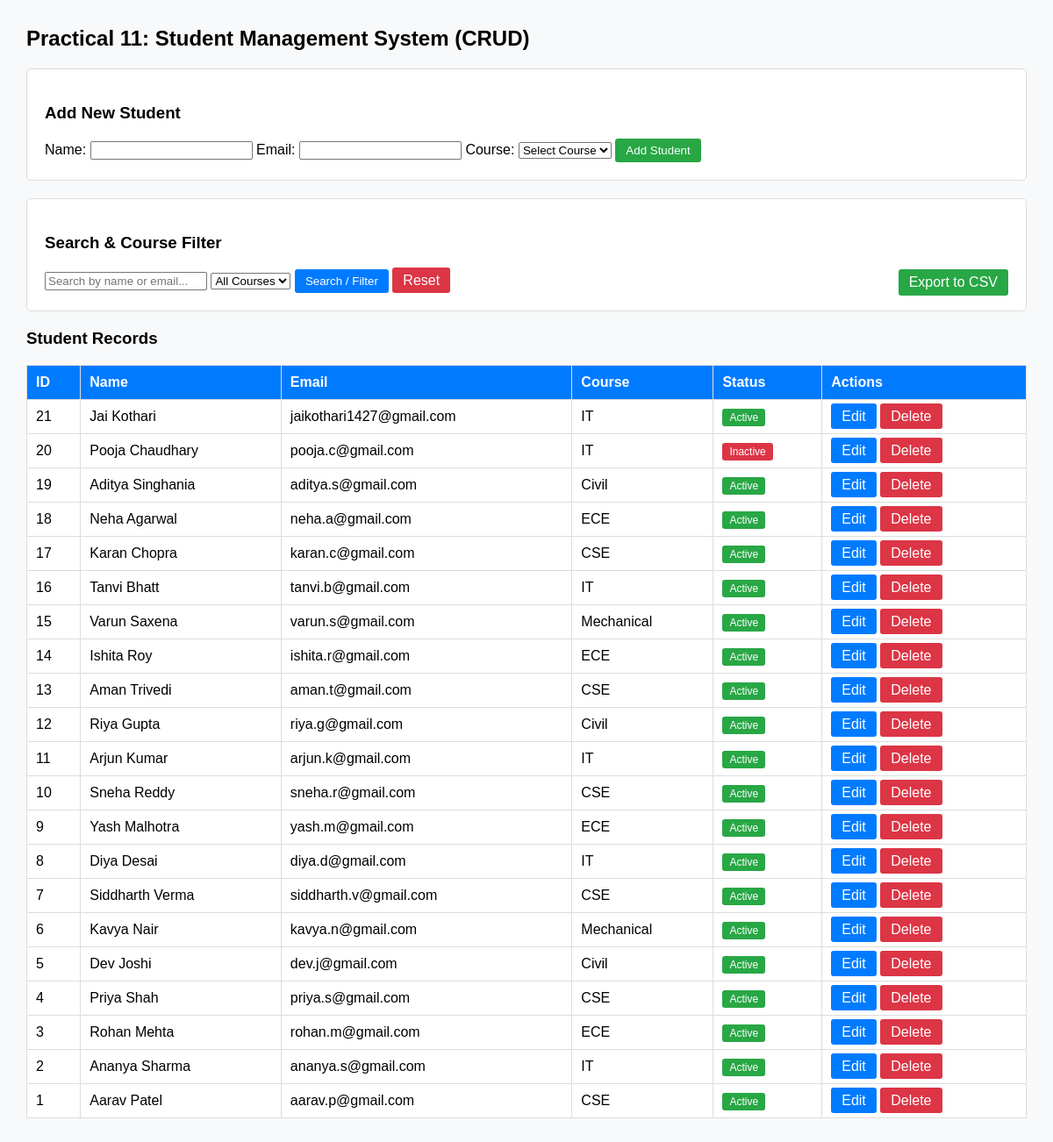
Page /students.php on the committed database.
### tables this page shows
CREATE TABLE `students` (
  `student_id` int(11) NOT NULL,
  `name` varchar(100) DEFAULT NULL,
  `email` varchar(100) DEFAULT NULL,
  `course` varchar(100) DEFAULT NULL,
  `status` enum('active','inactive') DEFAULT 'active'
);

### students.php (the view, shortened to what this page needs)
<?php
require_once "db.php";
$search = trim($_GET['search'] ?? '');
$edit_student = null;
$query = "SELECT * FROM students WHERE 1=1";
$query .= " ORDER BY student_id DESC";
$stmt = $conn->prepare($query);
$stmt->execute();
$students = $stmt->get_result();
?>
<!DOCTYPE html>
<html lang="en">
<head>
</head>
<body>
    <h2>Practical 11: Student Management System (CRUD)</h2>
    <div class="card">
        <h3><?php echo $edit_student ? "Edit Student Details" : "Add New Student"; ?></h3>
        <form action="students.php" method="POST">
            <label>Name:</label>
            <input type="text" name="name" value="<?php echo htmlspecialchars($edit_student['name'] ?? ''); ?>" required>
            <label>Email:</label>
            <input type="email" name="email" value="<?php echo htmlspecialchars($edit_student['email'] ?? ''); ?>" required>
            <label>Course:</label>
            <select name="course" required>
                <option value="">Select Course</option>
            </select>
            <button type="submit" class="btn btn-success"><?php echo $edit_student ? "Update Student" : "Add Student"; ?></button>
        </form>
    </div>
    <div class="card">
        <h3>Search & Course Filter</h3>
        <form action="students.php" method="GET">
            <input type="text" name="search" placeholder="Search by name or email..." value="<?php echo htmlspecialchars($search); ?>">
            <select name="course">
                <option value="">All Courses</option>
            </select>
            <button type="submit" class="btn">Search / Filter</button>
            <a href="students.php" class="btn btn-danger">Reset</a>
            <a href="export_csv.php" class="btn btn-success" style="float: right;">Export to CSV</a>
        </form>
    </div>
    <h3>Student Records</h3>
    <table>
        <thead>
            <tr>
                <th>ID</th>
                <th>Name</th>
                <th>Email</th>
                <th>Course</th>
                <th>Status</th>
                <th>Actions</th>
            </tr>
        </thead>
        <tbody>
            <?php if ($students->num_rows > 0): ?>
                <?php while ($row = $students->fetch_assoc()): ?>
                    <tr>
                        <td><?php echo $row['student_id']; ?></td>
                        <td><?php echo htmlspecialchars($row['name']); ?></td>
                        <td><?php echo htmlspecialchars($row['email']); ?></td>
                        <td><?php echo htmlspecialchars($row['course']); ?></td>
                        <td>
                            <span class="badge-<?php echo $row['status']; ?>">
                                <?php echo ucfirst($row['status']); ?>
                            </span>
                        </td>
                        <td>
                            <a href="students.php?edit_id=<?php echo $row['student_id']; ?>" class="btn">Edit</a>
                            <a href="students.php?delete_id=<?php echo $row['student_id']; ?>"
                               class="btn btn-danger"
                               onclick="return confirm('Are you sure you want to soft delete this student record?');">
                               Delete
                            </a>
                        </td>
                    </tr>
                <?php endwhile; ?>
            <?php else: ?>
                <tr><td colspan="6">No student records found.</td></tr>
            <?php endif; ?>
        </tbody>
    </table>
</body>
</html>

### students.php (style rules this page uses)
body { font-family: Arial, sans-serif; margin: 30px; background-color: #f8f9fa; }
.card { background: white; padding: 20px; border: 1px solid #ddd; margin-bottom: 20px; border-radius: 5px; }
table { width: 100%; border-collapse: collapse; margin-top: 15px; background: white; }
th, td { border: 1px solid #ddd; padding: 10px; text-align: left; }
th { background-color: #007bff; color: white; }
.badge-active { background: #28a745; color: white; padding: 3px 8px; border-radius: 3px; font-size: 12px; }
.badge-inactive { background: #dc3545; color: white; padding: 3px 8px; border-radius: 3px; font-size: 12px; }
.btn { padding: 6px 12px; text-decoration: none; color: white; background: #007bff; border-radius: 3px; border: none; cursor: pointer; }
.btn-danger { background: #dc3545; }
.btn-success { background: #28a745; }

### rows in the picture
students: student_id "21", name "Jai Kothari", email "jaikothari1427@gmail.com", course "IT", status "Active"
students: student_id "20", name "Pooja Chaudhary", email "pooja.c@gmail.com", course "IT", status "Inactive"
students: student_id "19", name "Aditya Singhania", email "aditya.s@gmail.com", course "Civil", status "Active"
students: student_id "18", name "Neha Agarwal", email "neha.a@gmail.com", course "ECE", status "Active"
students: student_id "17", name "Karan Chopra", email "karan.c@gmail.com", course "CSE", status "Active"
students: student_id "16", name "Tanvi Bhatt", email "tanvi.b@gmail.com", course "IT", status "Active"
students: student_id "15", name "Varun Saxena", email "varun.s@gmail.com", course "Mechanical", status "Active"
students: student_id "14", name "Ishita Roy", email "ishita.r@gmail.com", course "ECE", status "Active"
students: student_id "13", name "Aman Trivedi", email "aman.t@gmail.com", course "CSE", status "Active"
students: student_id "12", name "Riya Gupta", email "riya.g@gmail.com", course "Civil", status "Active"
students: student_id "11", name "Arjun Kumar", email "arjun.k@gmail.com", course "IT", status "Active"
students: student_id "10", name "Sneha Reddy", email "sneha.r@gmail.com", course "CSE", status "Active"
students: student_id "9", name "Yash Malhotra", email "yash.m@gmail.com", course "ECE", status "Active"
students: student_id "8", name "Diya Desai", email "diya.d@gmail.com", course "IT", status "Active"
students: student_id "7", name "Siddharth Verma", email "siddharth.v@gmail.com", course "CSE", status "Active"
students: student_id "6", name "Kavya Nair", email "kavya.n@gmail.com", course "Mechanical", status "Active"
students: student_id "5", name "Dev Joshi", email "dev.j@gmail.com", course "Civil", status "Active"
students: student_id "4", name "Priya Shah", email "priya.s@gmail.com", course "CSE", status "Active"
students: student_id "3", name "Rohan Mehta", email "rohan.m@gmail.com", course "ECE", status "Active"
students: student_id "2", name "Ananya Sharma", email "ananya.s@gmail.com", course "IT", status "Active"
students: student_id "1", name "Aarav Patel", email "aarav.p@gmail.com", course "CSE", status "Active"
